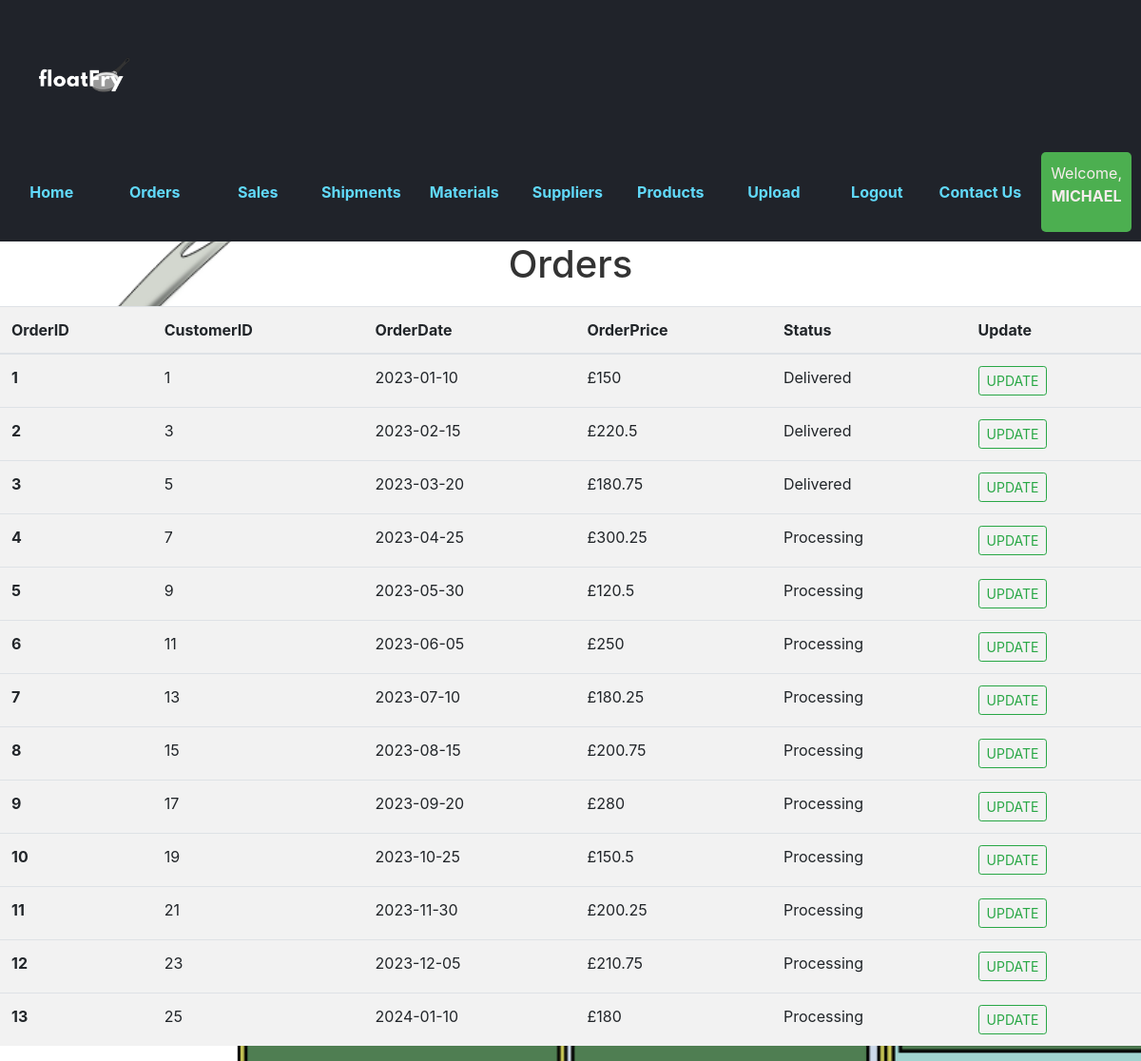
Before: /Orders (signed in) with the older database file.
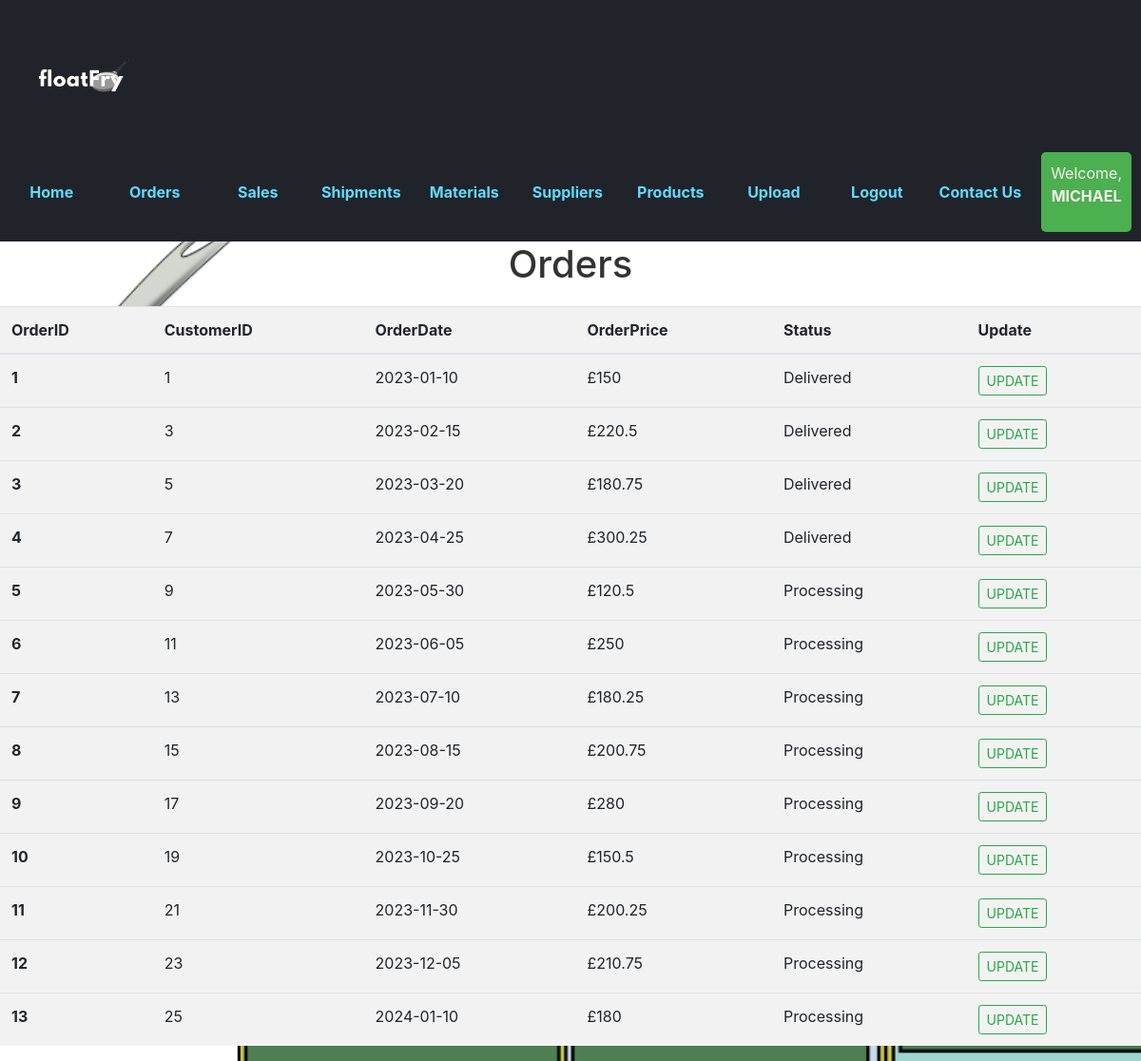
After: the same page with the newer database file.
### tables this page shows
CREATE TABLE Accounts (
    AccountsID INTEGER PRIMARY KEY AUTOINCREMENT,
    Username VARCHAR(255),
    Admin BOOLEAN,
    RoleID INTEGER,
    Role VARCHAR(255),
    EmployeeID INTEGER, Password VARCHAR(100),
    FOREIGN KEY (RoleID) REFERENCES Roles(RoleID),
    FOREIGN KEY (EmployeeID) REFERENCES Employees(EmployeeID)
);

CREATE TABLE Orders (
    OrderID INT PRIMARY KEY,
    CustomerID INT,
    OrderedDate DATE,
    OrderPrice DECIMAL(10, 2),
    OrderStatus VARCHAR(255),
    FOREIGN KEY (CustomerID) REFERENCES Customers(CustomerID)
);

### Test.py (the view)
@app.route('/Orders')
def orders():
    user = get_current_user()
    db = get_db()
    if 'logged_in' in session and session['logged_in']:
        all_entries_cursor = db.execute('SELECT * FROM Orders')
        orders = all_entries_cursor.fetchall()
        return render_template('orders.html',  user = user, orders = orders)
    else:
        return redirect(url_for('login'))

### Test.py (called while the page is built)
def get_current_user():
    user = None
    if "user" in session:
        user = session['user']
        print(user)
        db = get_db()
        user_cursor = db.execute("select * from Accounts where Username = ?", [user])
        user = user_cursor. fetchone()
    return user

### users_database.py (called while the page is built)
def connect_database():
    db_filename = 'FloatFry.db'
    sql =sqlite3.connect(os.path.join('database/', "FloatFry.db"))
    sql.row_factory = sqlite3.Row
    return sql

def get_db():
    if not hasattr(g, 'FloatFry_db'):
        g.FloatFry_db = connect_database()
    return g.FloatFry_db

### templates/orders.html (shortened to what this page needs)
{%from 'links.html' import links %}
<!DOCTYPE html>
<html lang="en">
<head>
    <link rel="stylesheet" href="{{ url_for('static', filename='styles.css') }}">
    <link rel="stylesheet" href="https://maxcdn.bootstrapcdn.com/bootstrap/4.5.2/css/bootstrap.min.css">
</head>
<body>
    <header>
        <div class="logo">
            <img src="{{ url_for('static', filename='float_fry_logo.png') }}" alt="Float Fry Logo">
        </div>
        <nav>
            {{links(user)}}
        </nav>
    </header>
    <h1>Orders</h1>
    <table class="table">
        <thead>
          <tr>
            <th scope="col">OrderID</th>
            <th scope="col">CustomerID</th>
            <th scope="col">OrderDate</th>
            <th scope="col">OrderPrice</th>
            <th scope="col">Status</th>
            <th scope="col">Update</th>
          </tr>
        </thead>
        <tbody>
            {% if orders %}
                {% for ord in orders %}
                    <tr>
                        <th scope="row">{{ ord["OrderID"] }}</th>
                        <td>{{ ord["CustomerID"] }}</td>
                        <td>{{ ord["OrderedDate"] }}</td>
                        <td>£{{ ord["OrderPrice"] }}</td>
                        <td>{{ ord["OrderStatus"] }}</td>
                        <td><a class="btn btn-sm btn-outline-success" href="{{ url_for('update', ordid = ord['OrderID']) }}">UPDATE</a></td>
                    </tr>
                {% endfor %}
            {% endif %}
        </tbody>
      </table>
</body>
</html>

### templates/links.html (shortened to what this page needs)
{% macro links(user)%}
    <ul>
        {% if user and user['RoleID'] in [5,4]  %}
        <li><a href="{{ url_for('home') }}">Home</a></li>
        <li><a href="{{ url_for('orders') }}">Orders</a></li>
        <li><a href="{{ url_for('sales') }}">Sales</a></li>
        <li><a href="{{ url_for('shipments') }}">Shipments</a></li>
        <li><a href="{{ url_for('materials') }}">Materials</a></li>
        <li><a href="{{ url_for('suppliers') }}">Suppliers</a></li>
        <li><a href="{{ url_for('products') }}">Products</a></li>
        <li><a href="{{ url_for('upload_file') }}">Upload</a></li>
        <li><a href="{{ url_for('logout') }}">Logout</a></li>
        <li><a href="{{ url_for('contact') }}">Contact Us</a></li>
        {% endif %}
        <li>
            {% if user %}
                <div class="user-info">
                    <p>Welcome, <span>{{ user['username'] }}</span></p>
                </div>
            {% endif %}
        </li>
    </ul>
{%endmacro%}

### static/styles.css (style rules this page uses)
body { font-family: Arial, sans-serif; background-color: #f0f0f0; margin: 0; padding: 0; background: url('splash.png'); background-size: cover; opacity: 1; }
header { background-color: #20232a; color: #61dafb; padding: 10px; display: flex; justify-content: space-between; align-items: center; }
.logo img { width: 150px; }
nav ul { list-style-type: none; display: flex; gap: 20px; margin: 0; padding: 0; align-items: center; justify-content: space-between; }
nav ul li { flex: 1; text-align: center; }
nav ul li a { text-decoration: none; color: #61dafb; font-weight: bold; transition: color 0.2s; display: block; padding: 10px 0; }
.user-info { background-color: #f9f1f1; color: rgb(0, 0, 0); padding: 5px 10px; border-radius: 5px; }
h1 { text-align: center; margin-top: 50px; font-size: 36px; color: #333; }
.table { width: 100%; border-collapse: collapse; margin-top: 20px; color: rgb(247, 237, 237); background-color: #f2f2f2; }
.user-info { background-color: #4CAF50; color: white; padding: 10px; border-radius: 5px; }
.user-info span { font-weight: bold; }
p { font-size: 16px; color: rgb(247, 237, 237); }

Changed rows visible on the page:
changed Orders id 4: OrderStatus "Processing" → "Delivered"
